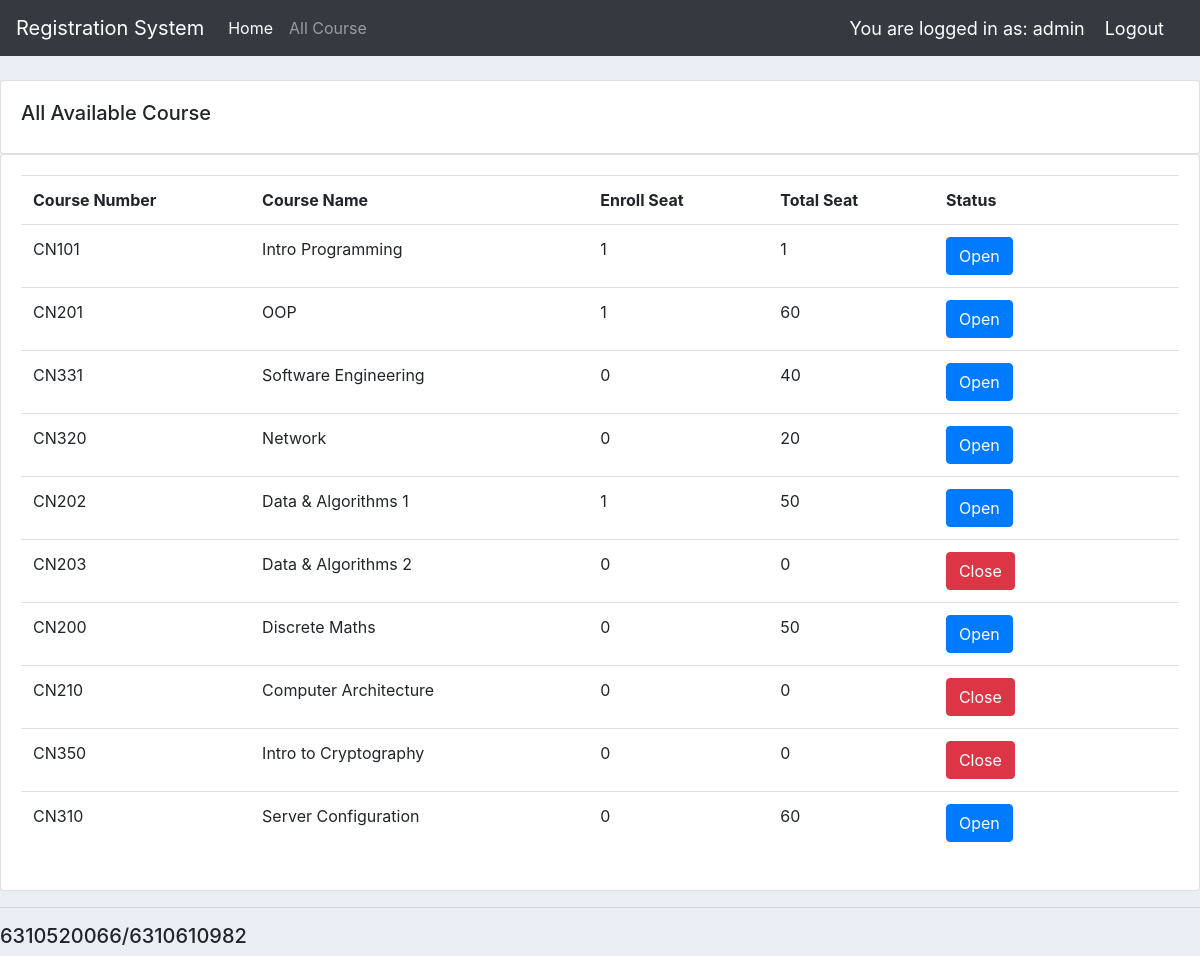
The page /all_course/ (signed in) on the database as committed earlier.
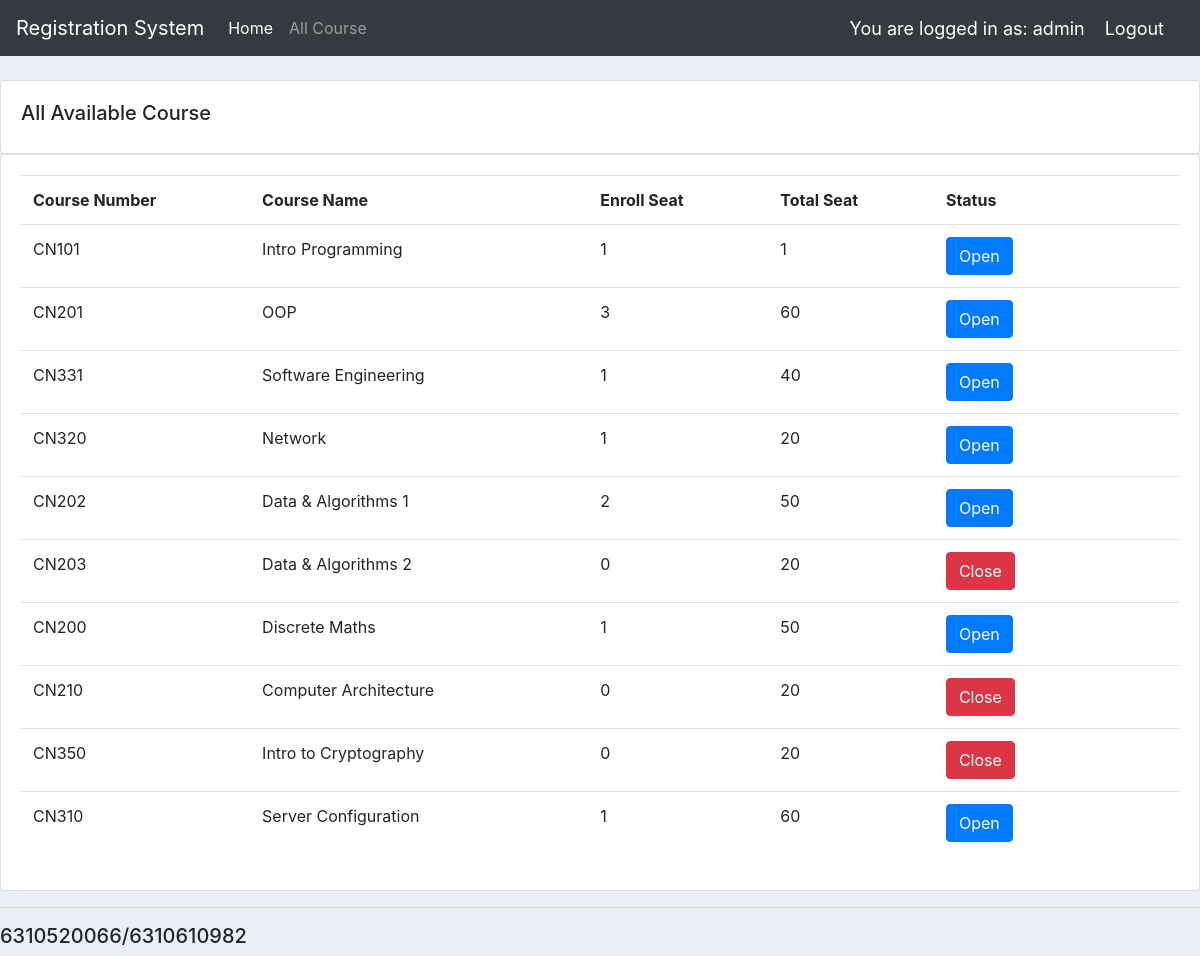
The same page on the database as committed later.
### users/models.py (models this page shows, shortened)
class Course(models.Model):
    course_num = models.CharField(max_length=5)
    course_name = models.CharField(max_length=64)
    seat = models.IntegerField(null=True)
    maxSeat = models.IntegerField(null=True)
    semester = models.IntegerField(null=True)
    year = models.IntegerField(null=True)
    state = models.BooleanField(default=None)

### users/views.py (the view)
# urls.py: path('all_course/', views.all_course, name = "all_course"),
@login_required(login_url='login')
def all_course(request):
	raw_course = Course.objects.all()
	course = [model for model in (Course.objects.all().values())]
	for c in range(len(raw_course)):
		orders = Order.objects.filter(course=raw_course[c].id)
		course[c]["seat"] = (len(orders))
	return render(request, 'users/all_course.html', {'course': (course)}, )

### users/templates/users/all_course.html
{% extends 'users/main.html' %}
{% block content %}
        <br>
        <div class="row">
            <div class="col-md">
                <div class="card card-body">
                    <h5>All Available Course</h5>
                </div>
                <div class="card card-body">
                    <table class="table">
                        <tr>
                            <th width ="30">Course Number</th>
                            <th width ="60"></width>Course Name</th>
                            <th width ="30"></width>Enroll Seat</th>
                            <th width ="30"></width>Total Seat</th>
                            <th width ="30"></width>Status</th>
                        </tr>
                        {% for i in course %}
                            <tr>
                                <td>{{i.course_num}}</td>
                                <td>{{i.course_name}}</td>
                                <td>{{i.seat}}</td>
                                <td>{{i.maxSeat}}</td>
                                <td>
                                    {% if i.state %}
                                    <a><button id="enroll" class="btn btn-primary" type="submit">Open</button>
                                    {% else %}
                                    <a><button id="enroll" class="btn btn-danger" type="button">Close</button>
                                    {% endif %}
                                </td>
                            </tr>
                        {% endfor %}
                    </table>
                </div>
            </div>
        </div>
{% endblock %}

Rows that differ between the two databases and show on the page:
computed for Course "CN201": seat "1" → "3"
computed for Course "CN331": seat "0" → "1"
computed for Course "CN320": seat "0" → "1"
computed for Course "CN202": seat "1" → "2"
changed Course "CN203": maxSeat "0" → "20"
computed for Course "CN200": seat "0" → "1"
changed Course "CN210": maxSeat "0" → "20"
changed Course "CN350": maxSeat "0" → "20"
computed for Course "CN310": seat "0" → "1"
